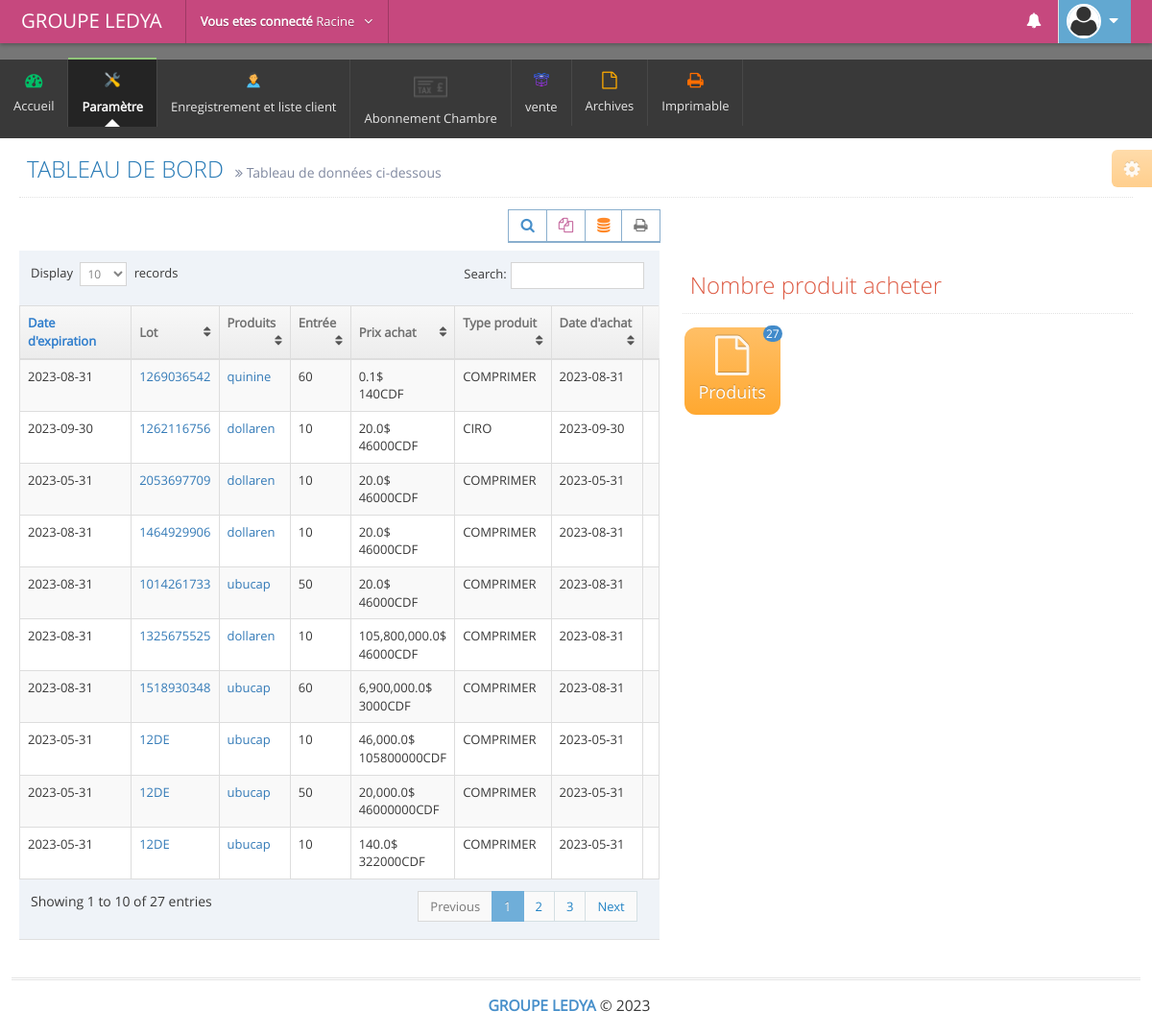
Screenshot of /admin/fiche.php (signed in) with the database file from the repository.
### tables this page shows
CREATE TABLE `archives_appro` (
  `id` int(11) NOT NULL,
  `code_produits` text NOT NULL,
  `date_expiration` text NOT NULL,
  `lot` text NOT NULL,
  `qte_cart` text NOT NULL,
  `pa_usd` text NOT NULL,
  `pv_usd` float NOT NULL,
  `date_enregistrement` text NOT NULL,
  `sortie` int(11) NOT NULL,
  `alert` float NOT NULL,
  `qte_pieces` int(11) NOT NULL,
  `bg` float NOT NULL,
  `pourcentage` float NOT NULL,
  `pu_cdf` float NOT NULL,
  `nom_produits` text NOT NULL,
  `type_produits` text NOT NULL,
  `devise` text NOT NULL,
  `pa_cdf` text NOT NULL,
  `pv_cdf` float NOT NULL,
  `pu_usd` float NOT NULL,
  `perimer` int(11) NOT NULL,
  `perte_pv_cdf` float NOT NULL,
  `perte_pu_usd` float NOT NULL,
  `perte_pu_cdf` float NOT NULL,
  `perte_pv_usd` float NOT NULL,
  `perte_qte_cart` int(11) NOT NULL,
  `jours_expire` int(11) NOT NULL,
  `etat` int(11) NOT NULL
);

### admin/fiche.php (the view, shortened to what this page needs)
            <?php include('includes/link.php'); ?>
            <?php include('includes/hea.php'); ?>
            <?php include'db/connectbdd.php';?>
            <div class="main-content">
                <div class="main-content-inner">
                    <div class="page-content">
                        <div class="ace-settings-container" id="ace-settings-container">
                            <div class="btn btn-app btn-xs btn-warning ace-settings-btn" id="ace-settings-btn">
                                <i class="ace-icon fa fa-cog bigger-130"></i>
                            </div>
         </div>
         <div class="page-header">
            <h1>
                  TABLEAU DE BORD
                  <small>
                        <i class="ace-icon fa fa-angle-double-right"></i>
                        Tableau de données ci-dessous
                 </small>
          </h1>
   </div>
   <div class="row">
     <div class="col-xs-12">
           <div class="row">
                 <div class="col-lg-7">
                       <div class="row">
                             <div class="col-xs-12">
                                <div class="row">
                                    <div class="col-xs-12">
                                     <div class="clearfix">
                                      <div class="pull-right tableTools-container"></div></div>
                                      <div>
                                          <table id="dynamic-table" class="table table-striped table-bordered table-hover">
                                                 <thead>
                                                        <tr> <th>Date d'expiration</th>
                                                       <th>Lot</th>
                                                       <th>Produits</th>
                                                       <th>Entrée</th>
                                                       <th>Prix achat</th>
                                                       <th>Type produit</th>
                                                        <th>Date d'achat</th>
                                                 <th></th>
                                          </tr>
                                   </thead>
                                   <tbody>
                                     <?php
                                     $requete2 = mysqli_query($connection,"SELECT *FROM archives_appro ORDER BY id DESC");
                                     while ($garde = mysqli_fetch_assoc($requete2)) {  ?>
                                           <tr>
                                                <td><?php echo $date_expiration=$garde['date_expiration']; ?></td>
                                                    <td><a href="#"><?php echo $garde['lot'] ?>
                                                    </a></td>
                                                   <td><a href="#"><?php echo $garde['nom_produits'] ?></a></td>
                                                   <td><?php echo $x=$garde['qte_cart']; ?></td>
                                                  <td><?php  $dd=$garde['pa_usd']; echo number_format($dd,1);?>$
                                                    <br>
                                                 <?php echo $garde['pa_cdf']; ?>CDF</td>
                                                   <td><?php echo $garde['type_produits']; ?></td>
                                                   <td><?php echo $garde['date_expiration'];?></td>
                                             <td>
                                                                                 </td></tr>
                                                                          <?php }
                                                                          ?>
</tbody>
</table>
</div>
</div>
</div>
</div>
</div>
</div>
<div class="col-lg-5">
<br><br><br>
<div class="page-header">
    <h1 class="red">
          Nombre produit acheter
   </h1>
</div>
<a href="" class="btn btn-app btn-warning radius-7">
    <i class="ace-icon fa fa-file-o bigger-230"></i>
    Produits
    <span class="badge badge-primary badge-right">
          <?php
          $query5 = mysqli_query($connection,"SELECT COUNT(id) AS nbr FROM archives_appro ");
          while ($gr = mysqli_fetch_assoc($query5)) {
                echo $gr['nbr'];
         } ?>
  </span>
</a>
<br><br>
</div>
</div>
</div>
</div>
</div>
</div>
</div>
<?php include('includes/ft.php'); ?>
</body>
</html>

### rows the page displays
archives_appro: date_expiration "2023-08-31", lot "1269036542", nom_produits "quinine", qte_cart "60", pa_usd "0.1", pa_cdf "140", type_produits "COMPRIMER"
archives_appro: date_expiration "2023-09-30", lot "1262116756", nom_produits "dollaren", qte_cart "10", pa_usd "20.0", pa_cdf "46000", type_produits "CIRO"
archives_appro: date_expiration "2023-05-31", lot "2053697709", nom_produits "dollaren", qte_cart "10", pa_usd "20.0", pa_cdf "46000", type_produits "COMPRIMER"
archives_appro: date_expiration "2023-08-31", lot "1464929906", nom_produits "dollaren", qte_cart "10", pa_usd "20.0", pa_cdf "46000", type_produits "COMPRIMER"
archives_appro: date_expiration "2023-08-31", lot "1014261733", nom_produits "ubucap", qte_cart "50", pa_usd "20.0", pa_cdf "46000", type_produits "COMPRIMER"
archives_appro: date_expiration "2023-08-31", lot "1325675525", nom_produits "dollaren", qte_cart "10", pa_usd "105,800,000.0", pa_cdf "46000", type_produits "COMPRIMER"
archives_appro: date_expiration "2023-08-31", lot "1518930348", nom_produits "ubucap", qte_cart "60", pa_usd "6,900,000.0", pa_cdf "3000", type_produits "COMPRIMER"
archives_appro: date_expiration "2023-05-31", lot "12DE", nom_produits "ubucap", qte_cart "10", pa_usd "46,000.0", pa_cdf "105800000", type_produits "COMPRIMER"
archives_appro: date_expiration "2023-05-31", lot "12DE", nom_produits "ubucap", qte_cart "50", pa_usd "20,000.0", pa_cdf "46000000", type_produits "COMPRIMER"
archives_appro: date_expiration "2023-05-31", lot "12DE", nom_produits "ubucap", qte_cart "10", pa_usd "140.0", pa_cdf "322000", type_produits "COMPRIMER"

### other values shown
$username "Racine"
$gr['nbr'] "27"
